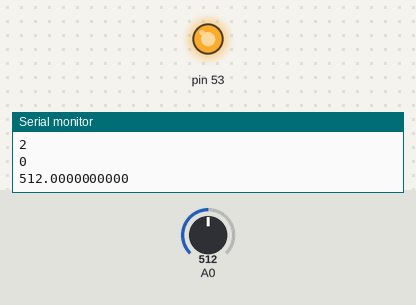
The sketch below on a simulated Arduino Mega 2560, built with avr-gcc and run on an emulated ATmega2560. Parts: output pins drawn as LEDs (lit = HIGH), the last lines printed to the serial monitor. The test bench sets the inputs (shaded band); at power-on: A0 = 512.

Above: at 1.2 s.
1.3 s: A0 set to 481
At 2.5 s:
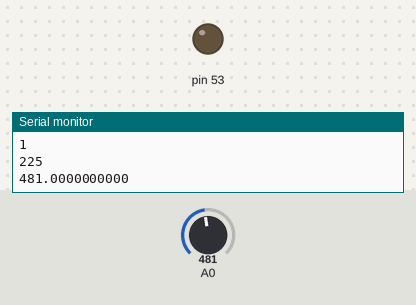
2.9 s: A0 set to 510
At 3.3 s:
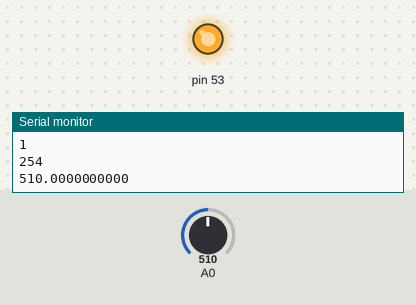
4.4 s: A0 set to 490
At 5.3 s:
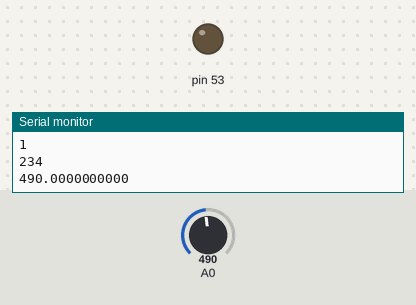
Timing chart, 0 to 7.4 s (numbered marks = the images above; inputs shaded):
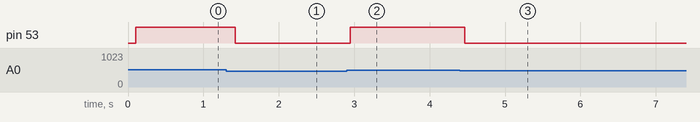

The sketch:

a2d_simple10.ino
```cpp
/*
  Analog to Digital Converter - Register Level

  Tennessee Technological University
  Tristan Hill - Jan 11, 2016

*/
//#include <avr/io.h>

double val;

// the setup function runs once when you press reset or power the board
void setup() {

  // set up LED for testing
  DDRB = DDRB | 00000001;  // sets Arduino Mega pins 53 as output

  // setup analog to digital converter

  // ADMUX - No MUX values needed to be changed to use ADC0
  // Set ADC reference to AVCC (used ext AREF instead)
  // Right Adjust ADC result to allow easy 10 bit reading

  ADCSRA |= B11100111;
  // Enable auto trigger
  // Enable ADC
  // Start A2D Conversions
  // Set ADC prescalar to 128 - 125KHz sample rate @ 16MHz

  // setup serail monitior
  Serial.begin(9600);          //  setup serial

}

// the loop function runs over and over again forever
void loop() {


  PORTB=PORTB|B00000001;

  val=ADCH*256+ADCL; // calculate the 10 bit combined value(tested with 10k pot btwn grnd and 5v with 330 ohm on each side)

  if (val<500){
    PORTB=PORTB&111111110;
  }


  //Serial.println(val);
  //Serial.println("test2");
  //(500);

  Serial.print(ADCH,DEC);
  Serial.print('\n');
  Serial.print(ADCL,DEC);
  Serial.print('\n');
  Serial.print(val,DEC);
  Serial.print('\n');
  delay(100);
}
```

Measured:
- the behaviour switches between 500 and 499 on A0 (found by bisection; images 0 and 1)
- after the input at 1.3 s, pin 53: HIGH → LOW after 0.12 s
- after the input at 2.9 s, pin 53: LOW → HIGH after 0.05 s
- after the input at 4.4 s, pin 53: HIGH → LOW after 0.07 s
